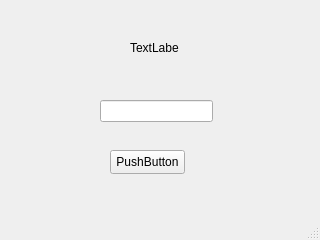
<?xml version="1.0" encoding="UTF-8"?>
<ui version="4.0">
 <class>MainWindow</class>
 <widget class="QMainWindow" name="MainWindow">
  <property name="geometry">
   <rect>
    <x>0</x>
    <y>0</y>
    <width>320</width>
    <height>240</height>
   </rect>
  </property>
  <property name="minimumSize">
   <size>
    <width>320</width>
    <height>240</height>
   </size>
  </property>
  <property name="maximumSize">
   <size>
    <width>320</width>
    <height>240</height>
   </size>
  </property>
  <property name="windowTitle">
   <string>Hello Button</string>
  </property>
  <widget class="QWidget" name="centralwidget">
   <widget class="QLineEdit" name="le_input">
    <property name="geometry">
     <rect>
      <x>100</x>
      <y>100</y>
      <width>113</width>
      <height>22</height>
     </rect>
    </property>
   </widget>
   <widget class="QLabel" name="lbl_result">
    <property name="geometry">
     <rect>
      <x>130</x>
      <y>40</y>
      <width>49</width>
      <height>16</height>
     </rect>
    </property>
    <property name="text">
     <string>TextLabel</string>
    </property>
   </widget>
   <widget class="QPushButton" name="btn_hello">
    <property name="geometry">
     <rect>
      <x>110</x>
      <y>150</y>
      <width>75</width>
      <height>24</height>
     </rect>
    </property>
    <property name="text">
     <string>PushButton</string>
    </property>
   </widget>
  </widget>
  <widget class="QMenuBar" name="menubar">
   <property name="geometry">
    <rect>
     <x>0</x>
     <y>0</y>
     <width>320</width>
     <height>22</height>
    </rect>
   </property>
  </widget>
  <widget class="QStatusBar" name="statusbar"/>
 </widget>
 <resources/>
 <connections/>
</ui>
